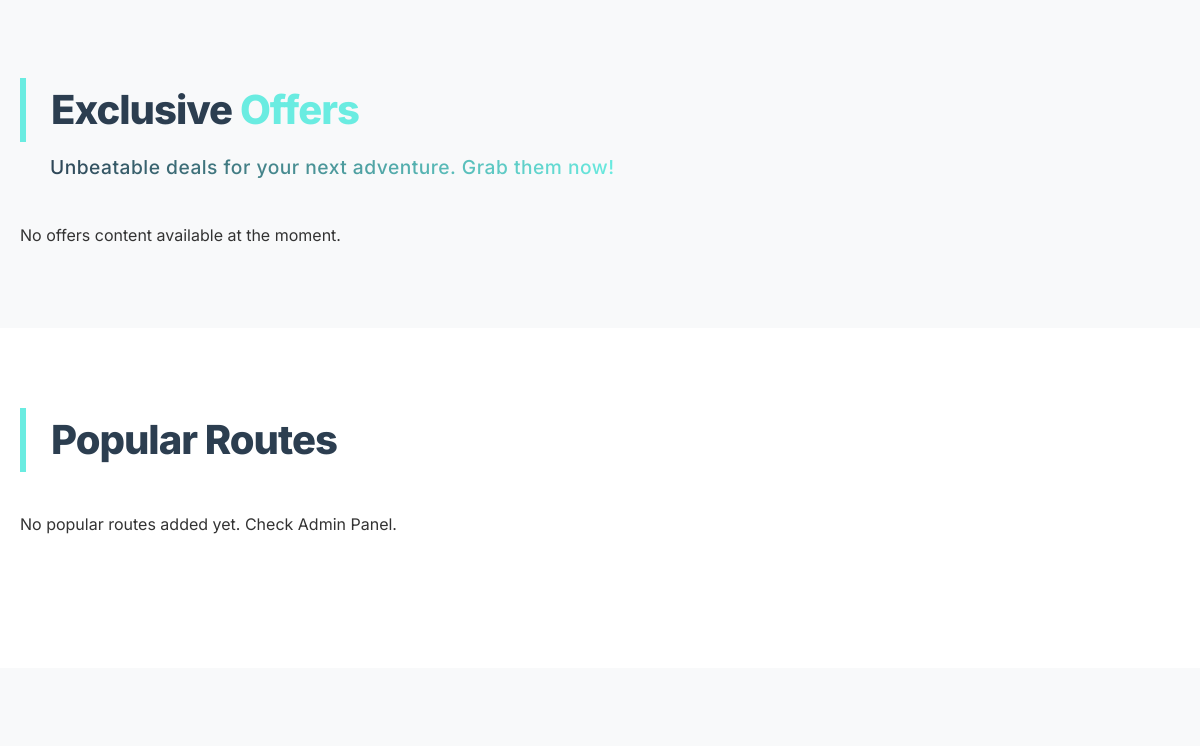
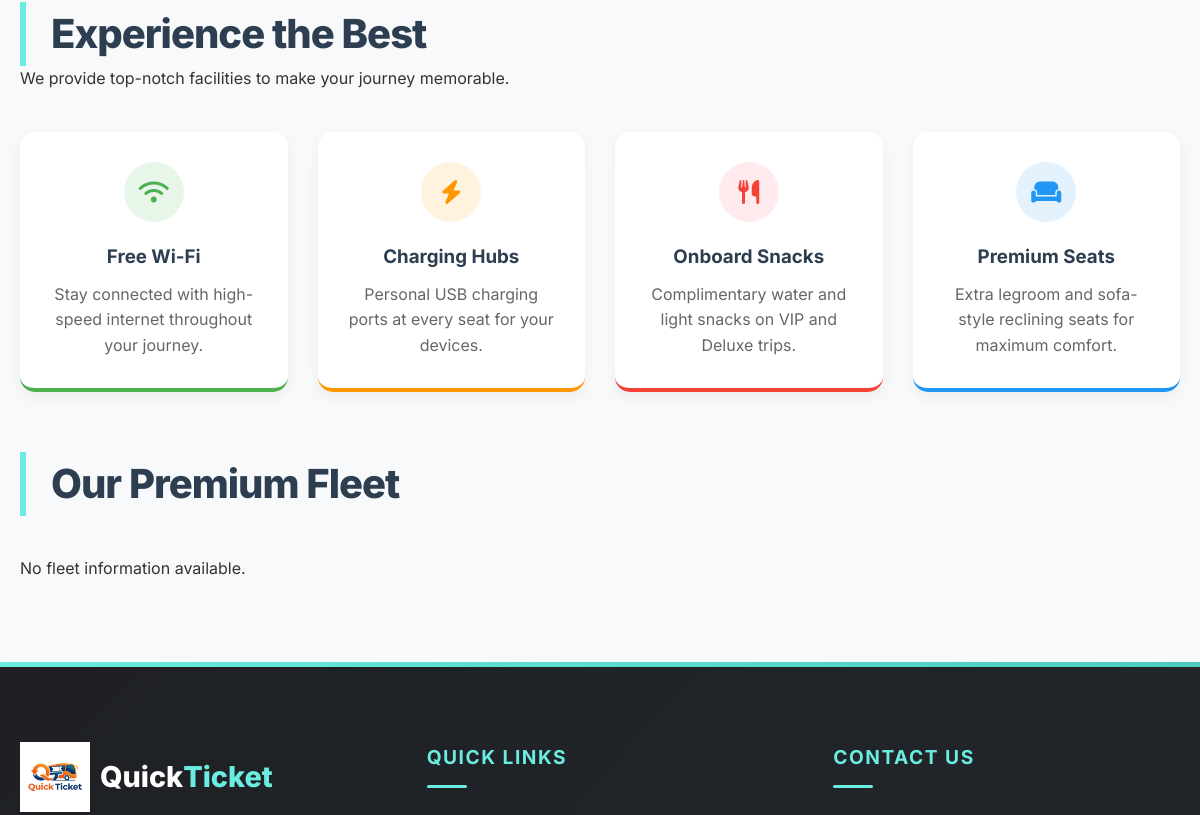
Before: / (middle part) with the older database file (2 pictures, top to bottom).
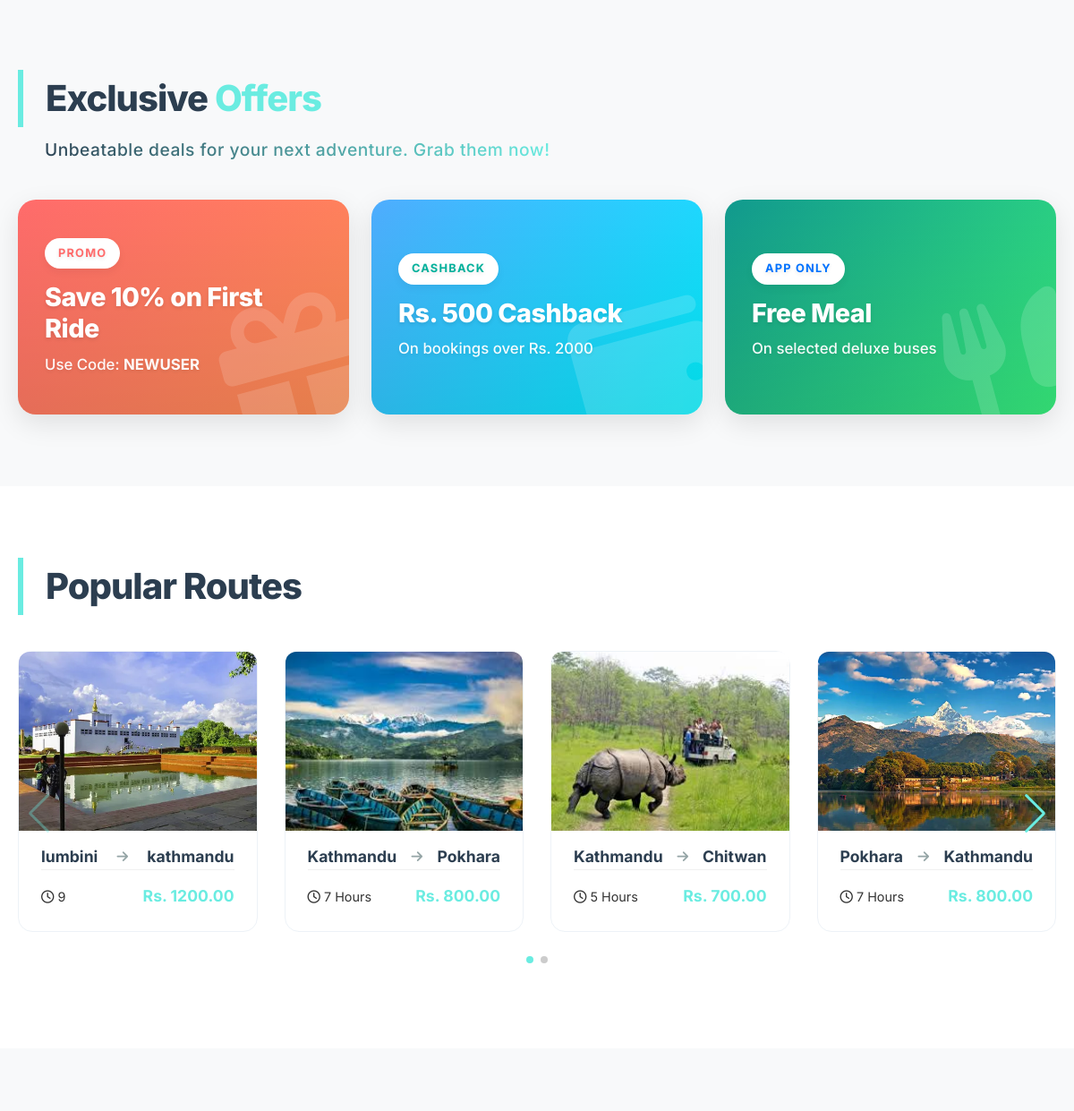
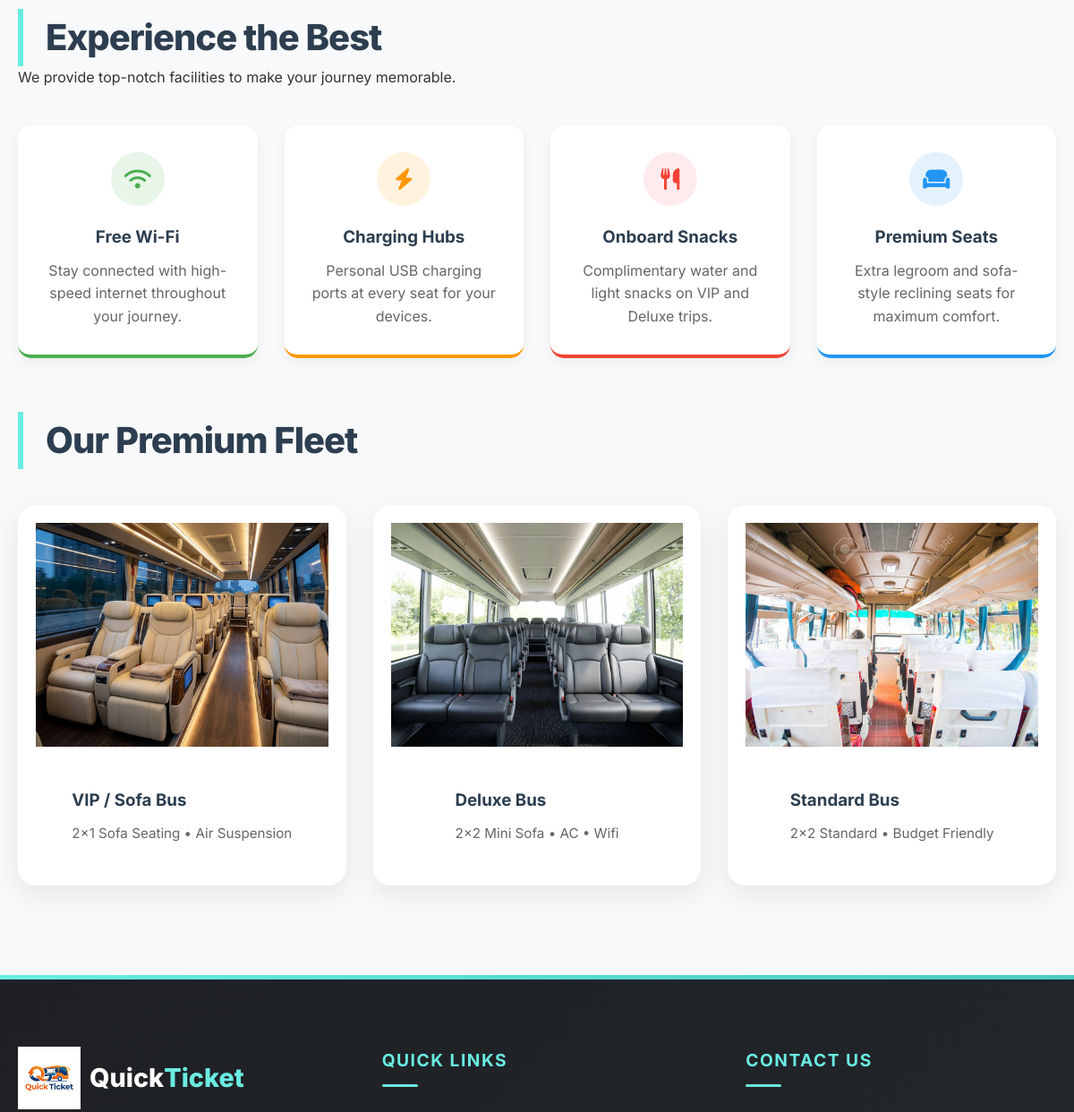
After: the same page with the newer database file (2 pictures, top to bottom).
### tables this page shows
CREATE TABLE `offers` (
  `id` int(6) unsigned NOT NULL AUTO_INCREMENT,
  `title` varchar(100) NOT NULL,
  `description` varchar(255) NOT NULL,
  `promo_tag` varchar(50) NOT NULL,
  `promo_color` varchar(20) NOT NULL,
  `icon` varchar(50) NOT NULL,
  `created_at` timestamp NOT NULL DEFAULT current_timestamp(),
  PRIMARY KEY (`id`)
);

CREATE TABLE `popular_routes` (
  `id` int(6) unsigned NOT NULL AUTO_INCREMENT,
  `source` varchar(100) NOT NULL,
  `destination` varchar(100) NOT NULL,
  `duration` varchar(50) NOT NULL,
  `price` decimal(10,2) NOT NULL,
  `image_path` varchar(255) NOT NULL,
  `created_at` timestamp NOT NULL DEFAULT current_timestamp(),
  PRIMARY KEY (`id`)
);

CREATE TABLE `fleet` (
  `id` int(6) unsigned NOT NULL AUTO_INCREMENT,
  `title` varchar(100) NOT NULL,
  `description` varchar(255) NOT NULL,
  `image_path` varchar(255) NOT NULL,
  `created_at` timestamp NOT NULL DEFAULT current_timestamp(),
  PRIMARY KEY (`id`)
);

### index.php (the view, shortened to what the changed rows need)
<?php
include 'includes/header.php';
?>
<div class="section-padding" style="background-color: var(--light-bg);">
    <div class="container">
        <div class="section-title">
            <h2>Exclusive <span class="highlight">Offers</span></h2>
        </div>
        <div class="offers-grid">
            <?php
            $sql = "SELECT * FROM offers ORDER BY created_at DESC LIMIT 3";
            $result = $conn->query($sql);
            $i = 0;
            if ($result->num_rows > 0) {
                while($row = $result->fetch_assoc()) {
                    $i++;
                    $promo_class = "promo-" . (($i - 1) % 3 + 1);
            ?>
            <div class="promo-card <?php echo $promo_class; ?>">
                <div class="promo-content">
                    <span class="promo-tag" style="color: <?php echo $row['promo_color']; ?>; background: white;"><?php echo $row['promo_tag']; ?></span>
                    <h3><?php echo $row['title']; ?></h3>
                    <p><?php echo $row['description']; ?></p>
                </div>
                <i class="<?php echo $row['icon']; ?> promo-icon"></i>
            </div>
            <?php
                }
            } else {
                echo "<p>No offers content available at the moment.</p>";
            }
            ?>
        </div>
    </div>
</div>
<div class="section-padding bg-white">
    <div class="container">
        <div class="section-title">
            <h2>Popular Routes</h2>
        </div>
        <div class="swiper mySwiper">
            <div class="swiper-wrapper">
                <?php
                $sql = "SELECT * FROM popular_routes ORDER BY created_at DESC LIMIT 10";
                $result = $conn->query($sql);
                if ($result->num_rows > 0) {
                    while($row = $result->fetch_assoc()) {
                        $image = $row['image_path'];
                ?>
                <div class="swiper-slide">
                    <a href="search.php?from=<?php echo urlencode($row['source']); ?>&to=<?php echo urlencode($row['destination']); ?>&date=<?php echo date('Y-m-d'); ?>" class="route-card" style="display: block; text-decoration: none; height: 100%;">
                        <div class="route-image" style="height: 200px; overflow: hidden; border-radius: 12px 12px 0 0; margin: -25px -25px 15px -25px; position: relative;">
                            <img src="<?php echo $image; ?>" alt="<?php echo $row['destination']; ?>" style="width: 100%; height: 100%; object-fit: cover; transition: transform 0.5s ease; display: block;">
                        </div>
                        <div class="route-header">
                            <span class="route-city"><?php echo $row['source']; ?></span>
                            <i class="fas fa-arrow-right route-arrow"></i>
                            <span class="route-city"><?php echo $row['destination']; ?></span>
                        </div>
                        <div class="route-details">
                            <span><i class="far fa-clock"></i> <?php echo $row['duration']; ?></span>
                            <span class="route-price">Rs. <?php echo $row['price']; ?></span>
                        </div>
                    </a>
                </div>
                <?php
                    }
                } else {
                     echo "<p class='text-center' style='width:100%;'>No popular routes added yet. Check Admin Panel.</p>";
                }
                ?>
            </div>
            <div class="swiper-pagination"></div>
            <div class="swiper-button-next"></div>
        </div>
    </div>
</div>
<link rel="stylesheet" href="https://cdn.jsdelivr.net/npm/swiper@11/swiper-bundle.min.css" />
<div class="section-padding" style="background: #f8f9fa;">
    <div class="container">
        <div class="section-title">
            <h2>Experience the Best</h2>
        </div>
        <div class="section-title">
            <h2>Our Premium Fleet</h2>
        </div>
        <div style="display: grid; grid-template-columns: repeat(auto-fit, minmax(300px, 1fr)); gap: 30px;">
            <?php
            $fleet_sql = "SELECT * FROM fleet ORDER BY created_at ASC";
            $fleet_result = $conn->query($fleet_sql);
            if ($fleet_result->num_rows > 0) {
                while($item = $fleet_result->fetch_assoc()) {
                    $f_image = $item['image_path'];
            ?>
            <div class="bus-card" style="background: white; border-radius: 20px; overflow: hidden; box-shadow: 0 10px 30px rgba(0,0,0,0.08); display: flex; flex-direction: column;">
                <div style="height: 250px; width: 100%; overflow: hidden;">
                    <img src="<?php echo $f_image; ?>" alt="<?php echo $item['title']; ?>" style="width: 100%; height: 100%; object-fit: cover; display: block;">
                </div>
                <div style="padding: 25px;">
                    <h3 style="color: var(--secondary-color); margin-bottom: 10px;"><?php echo $item['title']; ?></h3>
                    <p style="color: #666; font-size: 0.95rem;"><?php echo $item['description']; ?></p>
                </div>
            </div>
            <?php
                }
            } else {
                echo "<p>No fleet information available.</p>";
            }
            ?>
        </div>
    </div>
</div>
<?php include 'includes/footer.php'; ?>

Changed rows visible on the page:
added offers: promo_tag "PROMO", title "Save 10% on First Ride", description "Use Code: NEWUSER"
added offers: promo_tag "CASHBACK", title "Rs. 500 Cashback", description "On bookings over Rs. 2000"
added offers: promo_tag "APP ONLY", title "Free Meal", description "On selected deluxe buses"
added popular_routes: image_path (picture), source "lumbini", destination "kathmandu", duration "9", price "1200.00"
added popular_routes: image_path (picture), source "Kathmandu", destination "Pokhara", duration "7 Hours", price "800.00"
added popular_routes: image_path (picture), source "Kathmandu", destination "Chitwan", duration "5 Hours", price "700.00"
added popular_routes: image_path (picture), source "Pokhara", destination "Kathmandu", duration "7 Hours", price "800.00"
added fleet: image_path (picture), title "VIP / Sofa Bus", description "2x1 Sofa Seating • Air Suspension"
added fleet: image_path (picture), title "Deluxe Bus", description "2x2 Mini Sofa • AC • Wifi"
added fleet: image_path (picture), title "Standard Bus", description "2x2 Standard • Budget Friendly"
Other visible differences:
text no longer shown: "No offers content available at the moment. No popular routes added yet. Check Admin Panel. No fleet information available."
